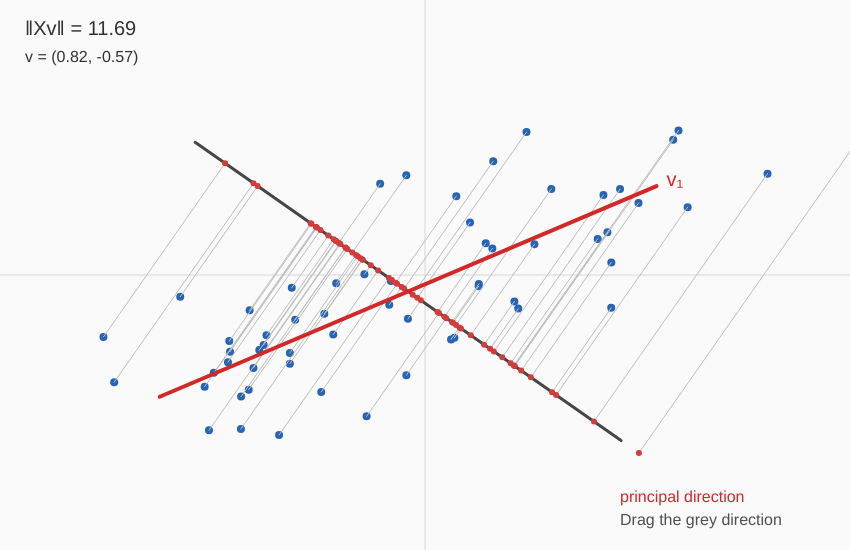
Frame 1 (no input)
Frame 60 (no input): identical to frame 1, image omitted
Frame 120 (the mouse pressed at the canvas centre since frame 60): identical to frame 1, image omitted

The p5.js sketch that drew this single still picture (run headless with seeded random() and noise() and a simulated clock; from frame 60 on, the mouse is pressed at the canvas centre):

// p5.js sketch
// ── sketch.js
let data = [];

let mean = {
    x: 0,
    y: 0
};

let theta = -35;

let v1 = {
    x: 0.92,
    y: 0.39
};

let canvasSizeX = 850;
let canvasSizeY = 550;

let scale = 70;


// --------------------------------------------------
// SETUP
// --------------------------------------------------

function setup() {

    createCanvas(canvasSizeX, canvasSizeY);

    textFont("Arial");

    generateData();
}


// --------------------------------------------------
// DATA
// --------------------------------------------------

function generateData() {

    randomSeed(5);

    // Elongated cloud
    let angle = radians(23);

    let c = cos(angle);
    let s = sin(angle);

    for (let i = 0; i < 60; i++) {

        let a = randomGaussian() * 2.8;
        let b = randomGaussian() * 0.65;

        let x = a * c - b * s;
        let y = a * s + b * c;

        data.push({
            x: x,
            y: y
        });

        mean.x += x;
        mean.y += y;
    }

    mean.x /= data.length;
    mean.y /= data.length;
}


// --------------------------------------------------
// DRAW
// --------------------------------------------------

function draw() {

    background(250);

    drawAxes();

    drawData();

    drawDirection();

    drawPrincipalDirection();

    drawLabels();

}


// --------------------------------------------------
// DATA POINTS
// --------------------------------------------------

function drawData() {

    noStroke();
    fill(40, 100, 180);

    for (let p of data) {

        let x = screenX(p.x);
        let y = screenY(p.y);

        circle(x, y, 8);
    }
}


// --------------------------------------------------
// CURRENT DIRECTION v
// --------------------------------------------------

function drawDirection() {

    let v = {
        x: cos(radians(theta)),
        y: sin(radians(theta))
    };

    let originX = screenX(mean.x);
    let originY = screenY(mean.y);

    let L = 260;

    // Direction vector
    stroke(70);
    strokeWeight(3);

    line(
        originX - L * v.x,
        originY + L * v.y,
        originX + L * v.x,
        originY - L * v.y
    );

    // ------------------------------------------------
    // Projections
    // ------------------------------------------------

    for (let p of data) {

        // Centre the observation
        let x = p.x - mean.x;
        let y = p.y - mean.y;

        // Xv = projection onto v
        let projection = x * v.x + y * v.y;

        let projectedX =
            mean.x + projection * v.x;

        let projectedY =
            mean.y + projection * v.y;

        let px = screenX(p.x);
        let py = screenY(p.y);

        let qx = screenX(projectedX);
        let qy = screenY(projectedY);

        // Perpendicular projection line
        stroke(190);
        strokeWeight(1);

        line(
            px,
            py,
            qx,
            qy
        );

        // Projected point
        noStroke();
        fill(210, 60, 60);

        circle(
            qx,
            qy,
            6
        );
    }

    // Calculate ||Xv||
    let normXv = 0;

    for (let p of data) {

        let x = p.x - mean.x;
        let y = p.y - mean.y;

        let projection =
            x * v.x + y * v.y;

        normXv += projection * projection;
    }

    normXv = sqrt(normXv);

    // Display Xv norm
    noStroke();
    fill(50);

    textSize(20);

    text(
        "‖Xv‖ = " + normXv.toFixed(2),
        25,
        35
    );

    textSize(16);

    text(
        "v = (" +
        v.x.toFixed(2) +
        ", " +
        v.y.toFixed(2) +
        ")",
        25,
        62
    );
}


// --------------------------------------------------
// PRINCIPAL DIRECTION
// --------------------------------------------------

function drawPrincipalDirection() {

    let originX = screenX(mean.x);
    let originY = screenY(mean.y);

    let L = 270;

    stroke(210, 40, 40);
    strokeWeight(4);

    line(
        originX - L * v1.x,
        originY + L * v1.y,
        originX + L * v1.x,
        originY - L * v1.y
    );

    noStroke();
    fill(210, 40, 40);

    textSize(20);

    text(
        "v₁",
        originX + L * v1.x + 10,
        originY - L * v1.y
    );
}


// --------------------------------------------------
// LABELS
// --------------------------------------------------

function drawLabels() {

    noStroke();

    fill(80);

    textSize(16);

    text(
        "Drag the grey direction",
        width - 230,
        height - 25
    );

    fill(210, 40, 40);

    text(
        "principal direction",
        width - 230,
        height - 48
    );
}


// --------------------------------------------------
// AXES
// --------------------------------------------------

function drawAxes() {

    stroke(215);
    strokeWeight(1);

    // x-axis
    line(
        0,
        screenY(0),
        width,
        screenY(0)
    );

    // y-axis
    line(
        screenX(0),
        0,
        screenX(0),
        height
    );
}


// --------------------------------------------------
// COORDINATE TRANSFORMATION
// --------------------------------------------------

function screenX(x) {

    return width / 2 + x * scale;
}


function screenY(y) {

    return height / 2 - y * scale;
}


// --------------------------------------------------
// INTERACTION
// --------------------------------------------------

function mouseDragged() {

    let cx = screenX(mean.x);
    let cy = screenY(mean.y);

    let dx = mouseX - cx;
    let dy = -(mouseY - cy);

    theta = degrees(
        atan2(dy, dx)
    );
}
